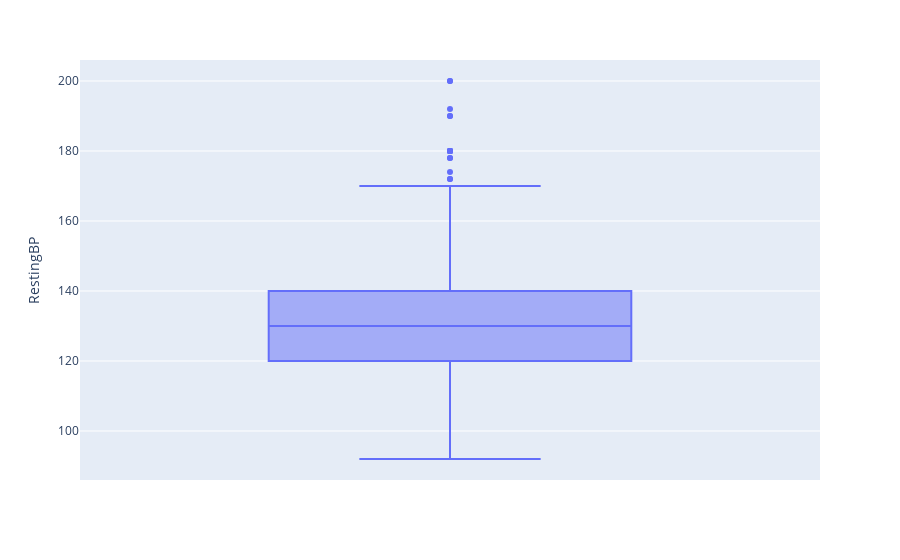

Here is the notebook cell this chart was saved with:
### Code cell
px.box(dados2, y="RestingBP")

### Figure 1 — Plotly figure (JSON) as saved in the notebook; plotly's stock layout.template omitted (floating-point values rounded to 4 significant figures; data arrays with more than 128 entries replaced by an {"elided": "..."} marker saying what was removed)
{"data": [{"alignmentgroup": "True", "hovertemplate": "RestingBP=%{y}<extra></extra>", "legendgroup": "", "marker": {"color": "#636efa"}, "name": "", "notched": false, "offsetgroup": "", "orientation": "v", "showlegend": false, "type": "box", "x0": " ", "xaxis": "x", "y": {"elided": "746 int values"}, "y0": " ", "yaxis": "y"}], "layout": {"boxmode": "group", "legend": {"tracegroupgap": 0}, "margin": {"t": 60}, "xaxis": {"anchor": "y", "domain": [0, 1]}, "yaxis": {"anchor": "x", "domain": [0, 1], "title": {"text": "RestingBP"}}}}
